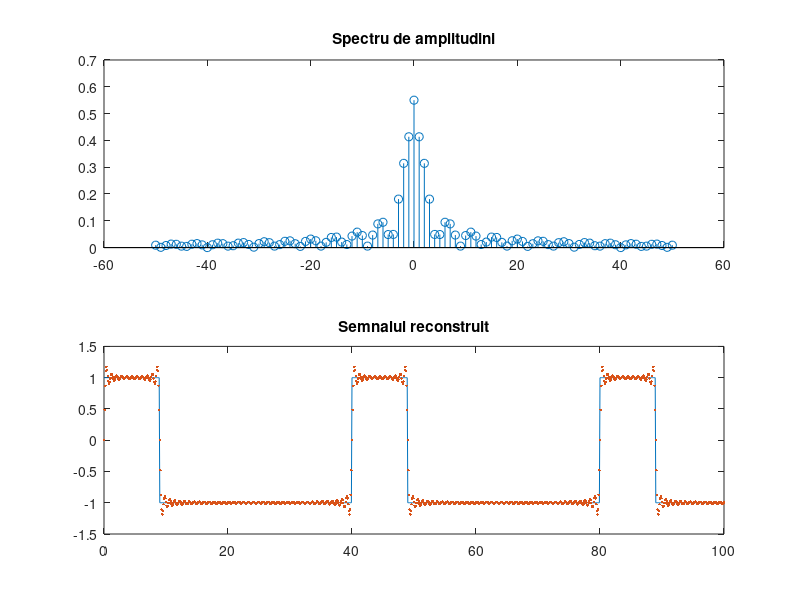

Recreate this plot in MATLAB.
%semnal dreptunghiular x de perioada 40s
%durata 9s, factor de umplere
%9/T*100
T=40
w0=(2*pi)/T
t=0:0.1:100
x=square(w0*t, 9/T*100)


N=50
%C=matricea coeficientilor pe care o egalam initial cu zero

C=zeros(size(2*N+1))
%x2 va fi semnalul reconstruit

x2=0
%for pentru calculul coeficientilor de la -50 la 50

for k=-N:N
    %integrala de la 0 la 9 unde semnalul este 1
    fun2=@(t) 1.*exp(-1j*k*w0*t)
    
    %integrala de la 9 la 40 unde semnalul este -1
    fun3=@(t) (-1).*exp(-1j*k*w0*t)
    
    %formula de calcul a coeficientilor (integrala pe o perioada)
    C(k+N+1)=1/T*(integral(fun2, 0, 9)+integral(fun3, 9, 40))
    re=real(C(k+N+1))
    im=imag(C(k+N+1))
    
    %se pun coeficientii in matrice
    C(k+N+1)=re+1j*im
    
    %semnalul afisat va fi suma modulelor coeficientilor
    x2=x2+real(C(k+N+1)*exp(1j*k*w0*t))
end

%se reprezinta graficul spectrului de amplitudine
subplot(2, 1, 1)
stem((-N:N), abs(C)); title('Spectru de amplitudini');
subplot(2, 1, 2); 

%se reprezinta semnalul initial
plot(t, x, '-')
hold on

%se reprezinta semnalul reconstruit
plot(t, x2, '.'); title('Semnalul reconstruit');
hold off
